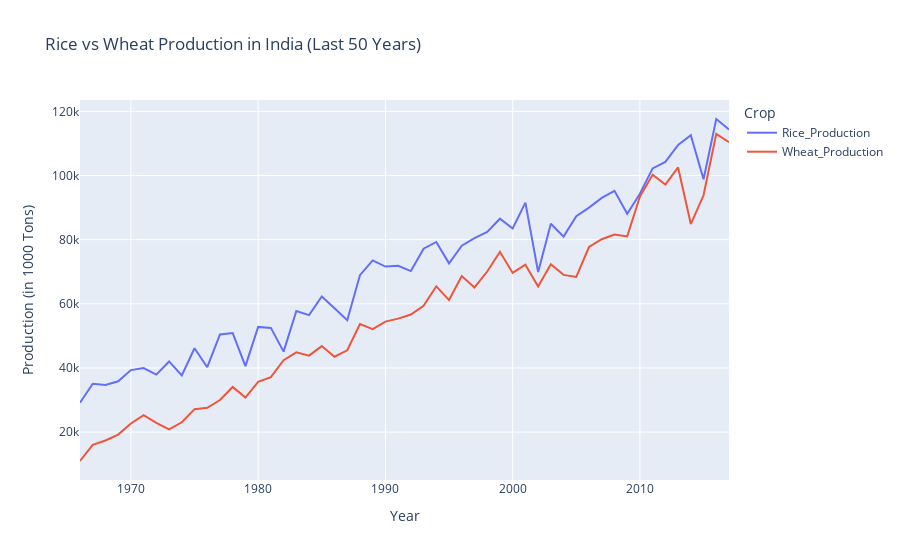

Source (notebook cell):
### Code cell
#6.Rice Production Vs Wheat Production (Last 50y)
rice_wheat_production = df.groupby('Year')[['Rice_Production', 'Wheat_Production']].sum().reset_index()
fig_rice_wheat = px.line(rice_wheat_production, x='Year', y=['Rice_Production', 'Wheat_Production'],
                         labels={'value': 'Production (in 1000 Tons)', 'variable': 'Crop'},
                         title='Rice vs Wheat Production in India (Last 50 Years)')
fig_rice_wheat.show()

### Figure 1 — Plotly figure (JSON) as saved in the notebook; plotly's stock layout.template omitted (floating-point values rounded to 4 significant figures)
{"data": [{"hovertemplate": "Crop=Rice_Production<br>Year=%{x}<br>Production (in 1000 Tons)=%{y}<extra></extra>", "legendgroup": "Rice_Production", "line": {"color": "#636efa", "dash": "solid"}, "marker": {"symbol": "circle"}, "mode": "lines", "name": "Rice_Production", "orientation": "v", "showlegend": true, "type": "scatter", "x": [1966, 1967, 1968, 1969, 1970, 1971, 1972, 1973, 1974, 1975, 1976, 1977, 1978, 1979, 1980, 1981, 1982, 1983, 1984, 1985, 1986, 1987, 1988, 1989, 1990, 1991, 1992, 1993, 1994, 1995, 1996, 1997, 1998, 1999, 2000, 2001, 2002, 2003, 2004, 2005, 2006, 2007, 2008, 2009, 2010, 2011, 2012, 2013, 2014, 2015, 2016, 2017], "xaxis": "x", "y": [29130.0, 35060.0, 34700.0, 35840.0, 39320.0, 39950.0, 37930.0, 42030.0, 37690.0, 46140.0, 40230.0, 50440.0, 50870.0, 40560.0, 52800.0, 52490.0, 45080.0, 57770.0, 56450.0, 62290.0, 58590.0, 54890.0, 68920.0, 73530.0, 71610.0, 71860.0, 70210.0, 77180.0, 79270.0, 72620.0, 78120.0, 80500.0, 82390.0, 86530.0, 83480.0, 91560.0, 69920.0, 84970.0, 80950.0, 87320.0, 89980.0, 93000.0, 95230.0, 88070.0, 94300.0, 102200.0, 104200.0, 109600.0, 112600.0, 98820.0, 117600.0, 114300.0], "yaxis": "y"}, {"hovertemplate": "Crop=Wheat_Production<br>Year=%{x}<br>Production (in 1000 Tons)=%{y}<extra></extra>", "legendgroup": "Wheat_Production", "line": {"color": "#EF553B", "dash": "solid"}, "marker": {"symbol": "circle"}, "mode": "lines", "name": "Wheat_Production", "orientation": "v", "showlegend": true, "type": "scatter", "x": [1966, 1967, 1968, 1969, 1970, 1971, 1972, 1973, 1974, 1975, 1976, 1977, 1978, 1979, 1980, 1981, 1982, 1983, 1984, 1985, 1986, 1987, 1988, 1989, 1990, 1991, 1992, 1993, 1994, 1995, 1996, 1997, 1998, 1999, 2000, 2001, 2002, 2003, 2004, 2005, 2006, 2007, 2008, 2009, 2010, 2011, 2012, 2013, 2014, 2015, 2016, 2017], "xaxis": "x", "y": [10990.0, 16010.0, 17380.0, 19230.0, 22680.0, 25280.0, 22880.0, 20830.0, 23050.0, 27150.0, 27580.0, 30000.0, 34080.0, 30740.0, 35660.0, 37150.0, 42400.0, 44860.0, 43850.0, 46810.0, 43500.0, 45500.0, 53680.0, 52120.0, 54450.0, 55380.0, 56670.0, 59400.0, 65460.0, 61160.0, 68630.0, 65090.0, 70060.0, 76210.0, 69620.0, 72190.0, 65400.0, 72320.0, 69010.0, 68380.0, 77710.0, 80130.0, 81610.0, 81020.0, 93440.0, 100300.0, 97180.0, 102500.0, 84870.0, 93820.0, 113000.0, 110400.0], "yaxis": "y"}], "layout": {"legend": {"title": {"text": "Crop"}, "tracegroupgap": 0}, "title": {"text": "Rice vs Wheat Production in India (Last 50 Years)"}, "xaxis": {"anchor": "y", "domain": [0, 1], "title": {"text": "Year"}}, "yaxis": {"anchor": "x", "domain": [0, 1], "title": {"text": "Production (in 1000 Tons)"}}}}
